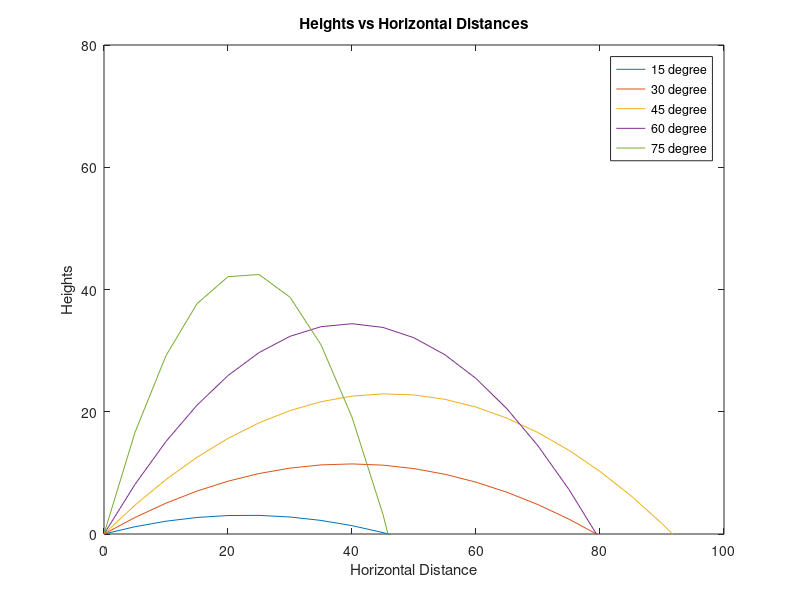

Write the MATLAB code that produced this figure.
%Samson David Puthenpeedika%
%Medical Faculty Mannheim%
%Biomedical Engineering%
%3701503%

clc
theta=15:15:75;
a=theta*pi/180;
g=9.81;
y0=0;
v0=30;
x=0:5:100;
y= ((tan(a).*x')-((g.*(x.^2))./(2*(v0.^2)*(cos(a).^2))')'+y0);
figure
plot(x,y);
axis([0 100 0 80])
title('Heights vs Horizontal Distances')
xlabel('Horizontal Distance')
ylabel('Heights')
legend('15 degree','30 degree','45 degree','60 degree','75 degree');
